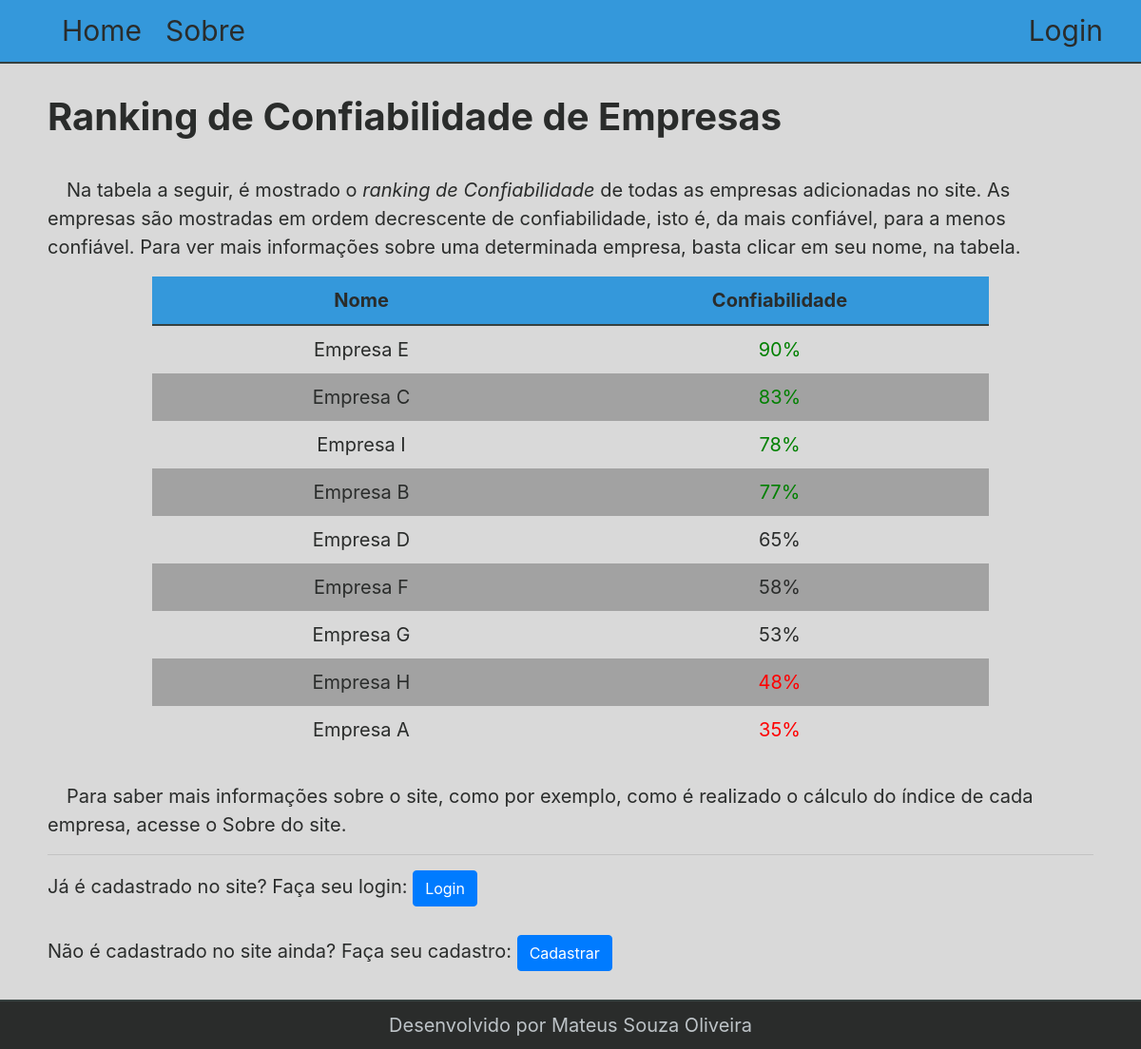
The page / on the database its author committed.
### home/models.py (models this page shows, shortened)
class ConfiabilidadeEmpresa(models.Model):
    nome = models.CharField(max_length=150)
    logo = models.ImageField(blank=True, upload_to='logos')
    descricao = models.TextField(blank=True)
    indice = models.PositiveIntegerField(default=50)

### home/views.py (the view)
# urls.py: path('', views.index, name='home'),
def index(request):
    parametros = ConfiabilidadeEmpresa.objects.order_by('-indice')
    return render(request, 'home/index.html', {
        'parametros': parametros
    })

### home/templates/home/index.html (shortened to what this page needs)
{% extends 'base.html' %} {% load static %}  {% block corpo %}
<div class="corpo">
  <h1>Ranking de Confiabilidade de Empresas</h1>
  <p class="paragrafo">
    Na tabela a seguir, é mostrado o <i>ranking de Confiabilidade</i> de todas
    as empresas adicionadas no site. As empresas são mostradas em ordem
    decrescente de confiabilidade, isto é, da mais confiável, para a menos
    confiável. Para ver mais informações sobre uma determinada empresa, basta
    clicar em seu nome, na tabela.
  </p>
  <div class="col-80">
    <table>
      <thead>
        <tr>
          <th>Nome</th>
          <th>Confiabilidade</th>
        </tr>
      </thead>
      <tbody>
        {% for parametro in parametros %}
        <tr>
          <td>
            <a href="{% url 'ver_empresa' parametro.id %}">
              {{ parametro.nome }}
            </a>
          </td>
          {% if parametro.indice > 75%}
          <td style="color: green;">{{ parametro.indice }}%</td>
          {%elif parametro.indice < 50%}
          <td style="color: red;">{{ parametro.indice }}%</td>
          {%else%}
          <td>{{ parametro.indice }}%</td>
          {%endif%}
        </tr>
        {% endfor %}
      </tbody>
    </table>
  </div>
  <br />
  <p class="paragrafo">
    Para saber mais informações sobre o site, como por exemplo, como é realizado
    o cálculo do índice de cada empresa, acesse o
    <a href="{% url 'sobre' %}">Sobre do site</a>.
  </p>
  <hr />
  {% if not user.is_authenticated %} Já é cadastrado no site? Faça seu login:
  <a href="{% url 'login' %}" class="btn btn-primary">Login</a><br /><br />
  Não é cadastrado no site ainda? Faça seu cadastro:
  <a href="{% url 'cadastro' %}" class="btn btn-primary">Cadastrar</a>
  {% else %} Deseja fazer envios? Acesse a área administrativa:
  <a href="{% url 'dashboard' %}" class="btn btn-primary">Área Administrativa</a
  ><br /><br />
  Deseja sair? Faça seu logout:
  <a href="{% url 'logout' %}" class="btn btn-primary">Logout</a>
  {% endif %}
</div>
{% endblock %}

### templates/base.html (shortened to what this page needs)
{% load static %}
<!DOCTYPE html>
<html lang="pt">
  <head>
    <link rel="stylesheet" href="{% static 'vendor/bootstrap/css/bootstrap.min.css' %}">
    <link rel="stylesheet" type="text/css" href="{% static 'css/main.css' %}" />
  </head>
  <body>
    <div class="header">
      <div class="Home"><a href="{% url 'home' %}">Home</a></div>
      <div class="Home"><a href="{% url 'sobre' %}">Sobre</a></div>
      {% if not user.is_authenticated %}
      <div class="Login"><a href="{% url 'login' %}">Login</a></div>
      {% else %}
      <div class="Login"><a href="{% url 'login' %}">{{user}}</a></div>
      {% endif %}
    </div>
    {% block corpo %}{% endblock %}
    <div class="desenvolvido">
      Desenvolvido por Mateus Souza Oliveira
    </div>
  </body>
</html>

### templates/static/css/main.css (style rules this page uses)
body { min-height: 100%; margin: 0; padding: 0; background-color: #d9d9d9; display: flex; flex-direction: column; font-size: 20px; }
html { height: 100%; }
h1 { font-size: 200%; font-weight: bold; padding: 30px 0px; }
a, a:visited, a:active { color: #2a2c2b; }
.header { width: 100%; font-size: 150%; background-color: #3498db; color: #2a2c2b; padding: 10px 40px; box-sizing: border-box; top: 0; z-index: 10; position: fixed; border-bottom: solid 2px #374140; }
.header, .footer, a { text-decoration: none; }
.header, .footer, a:hover, button:hover { text-decoration: none; color: white; }
.Home { float: left; padding-left: 25px; }
.Login { float: right; }
.corpo { background-color: #d9d9d9; color: #2a2c2b; padding: 69px 50px; padding-bottom: 30px; }
table, th, td { padding: 10px; text-align: center; border-collapse: collapse; box-sizing: border-box; }
table { width: 100%; table-layout: fixed; }
th { background-color: #3498db; width: 50%; border-bottom: solid 2px #374140; }
tr:nth-child(even) { background-color: #a2a2a2; }
.col-80 { width: 80%; margin: auto; }
.desenvolvido { width: 100%; background-color: #2a2c2b; color: #bdc3c7; padding: 10px; box-sizing: border-box; margin-top: auto; bottom: 0; border-top: solid 2px #374140; text-align: center; }
a.btn { color: white; }
.paragrafo { text-indent: 20px; }

### rows shown on the page
ConfiabilidadeEmpresa: nome "Empresa E", indice "90"
ConfiabilidadeEmpresa: nome "Empresa C", indice "83"
ConfiabilidadeEmpresa: nome "Empresa I", indice "78"
ConfiabilidadeEmpresa: nome "Empresa B", indice "77"
ConfiabilidadeEmpresa: nome "Empresa D", indice "65"
ConfiabilidadeEmpresa: nome "Empresa F", indice "58"
ConfiabilidadeEmpresa: nome "Empresa G", indice "53"
ConfiabilidadeEmpresa: nome "Empresa H", indice "48"
ConfiabilidadeEmpresa: nome "Empresa A", indice "35"
